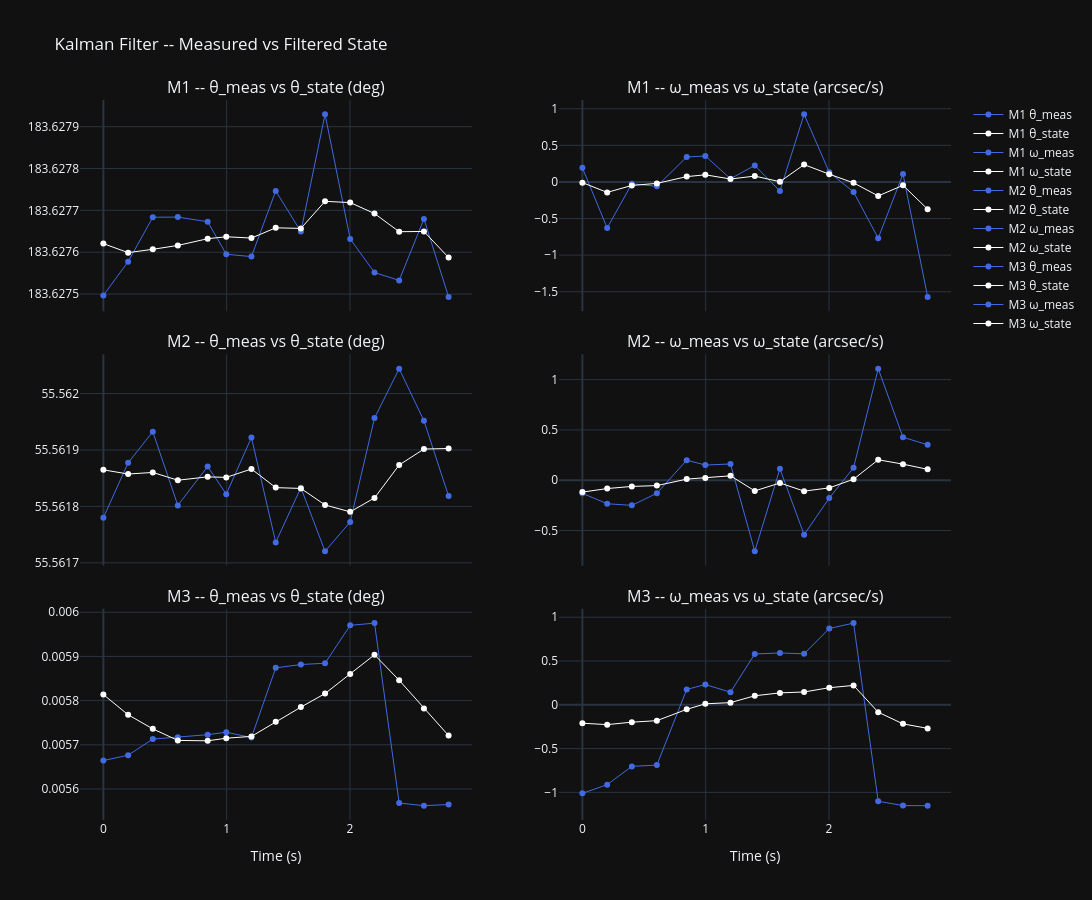

The code cell stored with this chart in its notebook:
### Markdown cell above
# KF: Measured vs Filtered position/velocity state

### Code cell
fig = make_subplots(rows=3, cols=2, shared_xaxes=True,
    subplot_titles=sum([[f"{ax} -- θ_meas vs θ_state (deg)", f"{ax} -- ω_meas vs ω_state (arcsec/s)"] for ax in AXES], []),
    vertical_spacing=0.06)
for i, ax in enumerate(AXES):
    row = i + 1
    fig.add_trace(go.Scatter(x=kf_df.t_sec, y=kf_df[f"θ_meas_{row}"], name=f"{ax} θ_meas",
        line=dict(color="royalblue", width=1)), row=row, col=1)
    fig.add_trace(go.Scatter(x=kf_df.t_sec, y=kf_df[f"θ_state_{row}"], name=f"{ax} θ_state",
        line=dict(color="white", width=1)), row=row, col=1)
    fig.add_trace(go.Scatter(x=kf_df.t_sec, y=kf_df[f"ω_meas_{row}"] * ARCSEC, name=f"{ax} ω_meas",
        line=dict(color="royalblue", width=1)), row=row, col=2)
    fig.add_trace(go.Scatter(x=kf_df.t_sec, y=kf_df[f"ω_state_{row}"] * ARCSEC, name=f"{ax} ω_state",
        line=dict(color="white", width=1)), row=row, col=2)
fig.update_xaxes(title_text="Time (s)", row=3, col=1)
fig.update_xaxes(title_text="Time (s)", row=3, col=2)
fig.update_layout(height=900, width=1500, template="plotly_dark", hovermode="x unified",
    title="Kalman Filter -- Measured vs Filtered State", legend=dict(groupclick="toggleitem"))
fig.show()

### Figure 1 — Plotly figure (JSON) as saved in the notebook; plotly's stock layout.template omitted (floating-point values rounded to 4 significant figures)
{"data": [{"line": {"color": "royalblue", "width": 1}, "name": "M1 θ_meas", "type": "scatter", "x": [0.0, 0.201, 0.401, 0.604, 0.846, 0.997, 1.201, 1.398, 1.602, 1.798, 2.002, 2.199, 2.399, 2.6, 2.8], "xaxis": "x", "y": [183.6, 183.6, 183.6, 183.6, 183.6, 183.6, 183.6, 183.6, 183.6, 183.6, 183.6, 183.6, 183.6, 183.6, 183.6], "yaxis": "y"}, {"line": {"color": "white", "width": 1}, "name": "M1 θ_state", "type": "scatter", "x": [0.0, 0.201, 0.401, 0.604, 0.846, 0.997, 1.201, 1.398, 1.602, 1.798, 2.002, 2.199, 2.399, 2.6, 2.8], "xaxis": "x", "y": [183.6, 183.6, 183.6, 183.6, 183.6, 183.6, 183.6, 183.6, 183.6, 183.6, 183.6, 183.6, 183.6, 183.6, 183.6], "yaxis": "y"}, {"line": {"color": "royalblue", "width": 1}, "name": "M1 ω_meas", "type": "scatter", "x": [0.0, 0.201, 0.401, 0.604, 0.846, 0.997, 1.201, 1.398, 1.602, 1.798, 2.002, 2.199, 2.399, 2.6, 2.8], "xaxis": "x2", "y": [0.1931, -0.6294, -0.02434, -0.06049, 0.3414, 0.3538, 0.04412, 0.2256, -0.1243, 0.9241, 0.1317, -0.1374, -0.7691, 0.1085, -1.571], "yaxis": "y2"}, {"line": {"color": "white", "width": 1}, "name": "M1 ω_state", "type": "scatter", "x": [0.0, 0.201, 0.401, 0.604, 0.846, 0.997, 1.201, 1.398, 1.602, 1.798, 2.002, 2.199, 2.399, 2.6, 2.8], "xaxis": "x2", "y": [-0.009405, -0.143, -0.04789, -0.01993, 0.07283, 0.09743, 0.03995, 0.07971, 0.00318, 0.2368, 0.106, -0.01277, -0.1911, -0.04634, -0.373], "yaxis": "y2"}, {"line": {"color": "royalblue", "width": 1}, "name": "M2 θ_meas", "type": "scatter", "x": [0.0, 0.201, 0.401, 0.604, 0.846, 0.997, 1.201, 1.398, 1.602, 1.798, 2.002, 2.199, 2.399, 2.6, 2.8], "xaxis": "x3", "y": [55.56, 55.56, 55.56, 55.56, 55.56, 55.56, 55.56, 55.56, 55.56, 55.56, 55.56, 55.56, 55.56, 55.56, 55.56], "yaxis": "y3"}, {"line": {"color": "white", "width": 1}, "name": "M2 θ_state", "type": "scatter", "x": [0.0, 0.201, 0.401, 0.604, 0.846, 0.997, 1.201, 1.398, 1.602, 1.798, 2.002, 2.199, 2.399, 2.6, 2.8], "xaxis": "x3", "y": [55.56, 55.56, 55.56, 55.56, 55.56, 55.56, 55.56, 55.56, 55.56, 55.56, 55.56, 55.56, 55.56, 55.56, 55.56], "yaxis": "y3"}, {"line": {"color": "royalblue", "width": 1}, "name": "M2 ω_meas", "type": "scatter", "x": [0.0, 0.201, 0.401, 0.604, 0.846, 0.997, 1.201, 1.398, 1.602, 1.798, 2.002, 2.199, 2.399, 2.6, 2.8], "xaxis": "x4", "y": [-0.1303, -0.2337, -0.2498, -0.13, 0.1992, 0.1506, 0.1615, -0.7062, 0.1133, -0.541, -0.1775, 0.1237, 1.108, 0.427, 0.3521], "yaxis": "y4"}, {"line": {"color": "white", "width": 1}, "name": "M2 ω_state", "type": "scatter", "x": [0.0, 0.201, 0.401, 0.604, 0.846, 0.997, 1.201, 1.398, 1.602, 1.798, 2.002, 2.199, 2.399, 2.6, 2.8], "xaxis": "x4", "y": [-0.1182, -0.08278, -0.06168, -0.05346, 0.01111, 0.02305, 0.04381, -0.1063, -0.02725, -0.1084, -0.07614, 0.01007, 0.2031, 0.1599, 0.1081], "yaxis": "y4"}, {"line": {"color": "royalblue", "width": 1}, "name": "M3 θ_meas", "type": "scatter", "x": [0.0, 0.201, 0.401, 0.604, 0.846, 0.997, 1.201, 1.398, 1.602, 1.798, 2.002, 2.199, 2.399, 2.6, 2.8], "xaxis": "x5", "y": [0.005664, 0.005676, 0.005713, 0.005717, 0.005723, 0.005728, 0.005716, 0.005874, 0.005882, 0.005885, 0.00597, 0.005975, 0.005568, 0.005562, 0.005565], "yaxis": "y5"}, {"line": {"color": "white", "width": 1}, "name": "M3 θ_state", "type": "scatter", "x": [0.0, 0.201, 0.401, 0.604, 0.846, 0.997, 1.201, 1.398, 1.602, 1.798, 2.002, 2.199, 2.399, 2.6, 2.8], "xaxis": "x5", "y": [0.005814, 0.005768, 0.005736, 0.00571, 0.005709, 0.005715, 0.005719, 0.005752, 0.005785, 0.005816, 0.00586, 0.005904, 0.005846, 0.005782, 0.005721], "yaxis": "y5"}, {"line": {"color": "royalblue", "width": 1}, "name": "M3 ω_meas", "type": "scatter", "x": [0.0, 0.201, 0.401, 0.604, 0.846, 0.997, 1.201, 1.398, 1.602, 1.798, 2.002, 2.199, 2.399, 2.6, 2.8], "xaxis": "x6", "y": [-1.011, -0.9115, -0.7032, -0.6881, 0.1757, 0.2309, 0.1438, 0.5803, 0.5918, 0.5824, 0.871, 0.9326, -1.101, -1.15, -1.152], "yaxis": "y6"}, {"line": {"color": "white", "width": 1}, "name": "M3 ω_state", "type": "scatter", "x": [0.0, 0.201, 0.401, 0.604, 0.846, 0.997, 1.201, 1.398, 1.602, 1.798, 2.002, 2.199, 2.399, 2.6, 2.8], "xaxis": "x6", "y": [-0.2101, -0.2265, -0.1982, -0.1811, -0.05194, 0.01132, 0.02483, 0.1031, 0.1361, 0.1464, 0.1951, 0.2212, -0.08447, -0.2175, -0.2692], "yaxis": "y6"}], "layout": {"annotations": [{"font": {"size": 16}, "showarrow": false, "text": "M1 -- θ_meas vs θ_state (deg)", "x": 0.225, "xanchor": "center", "xref": "paper", "y": 1.0, "yanchor": "bottom", "yref": "paper"}, {"font": {"size": 16}, "showarrow": false, "text": "M1 -- ω_meas vs ω_state (arcsec/s)", "x": 0.775, "xanchor": "center", "xref": "paper", "y": 1.0, "yanchor": "bottom", "yref": "paper"}, {"font": {"size": 16}, "showarrow": false, "text": "M2 -- θ_meas vs θ_state (deg)", "x": 0.225, "xanchor": "center", "xref": "paper", "y": 0.6467, "yanchor": "bottom", "yref": "paper"}, {"font": {"size": 16}, "showarrow": false, "text": "M2 -- ω_meas vs ω_state (arcsec/s)", "x": 0.775, "xanchor": "center", "xref": "paper", "y": 0.6467, "yanchor": "bottom", "yref": "paper"}, {"font": {"size": 16}, "showarrow": false, "text": "M3 -- θ_meas vs θ_state (deg)", "x": 0.225, "xanchor": "center", "xref": "paper", "y": 0.2933, "yanchor": "bottom", "yref": "paper"}, {"font": {"size": 16}, "showarrow": false, "text": "M3 -- ω_meas vs ω_state (arcsec/s)", "x": 0.775, "xanchor": "center", "xref": "paper", "y": 0.2933, "yanchor": "bottom", "yref": "paper"}], "height": 900, "hovermode": "x unified", "legend": {"groupclick": "toggleitem"}, "title": {"text": "Kalman Filter -- Measured vs Filtered State"}, "width": 1500, "xaxis": {"anchor": "y", "domain": [0.0, 0.45], "matches": "x5", "showticklabels": false}, "xaxis2": {"anchor": "y2", "domain": [0.55, 1.0], "matches": "x6", "showticklabels": false}, "xaxis3": {"anchor": "y3", "domain": [0.0, 0.45], "matches": "x5", "showticklabels": false}, "xaxis4": {"anchor": "y4", "domain": [0.55, 1.0], "matches": "x6", "showticklabels": false}, "xaxis5": {"anchor": "y5", "domain": [0.0, 0.45], "title": {"text": "Time (s)"}}, "xaxis6": {"anchor": "y6", "domain": [0.55, 1.0], "title": {"text": "Time (s)"}}, "yaxis": {"anchor": "x", "domain": [0.7067, 1.0]}, "yaxis2": {"anchor": "x2", "domain": [0.7067, 1.0]}, "yaxis3": {"anchor": "x3", "domain": [0.3533, 0.6467]}, "yaxis4": {"anchor": "x4", "domain": [0.3533, 0.6467]}, "yaxis5": {"anchor": "x5", "domain": [0.0, 0.2933]}, "yaxis6": {"anchor": "x6", "domain": [0.0, 0.2933]}}}
